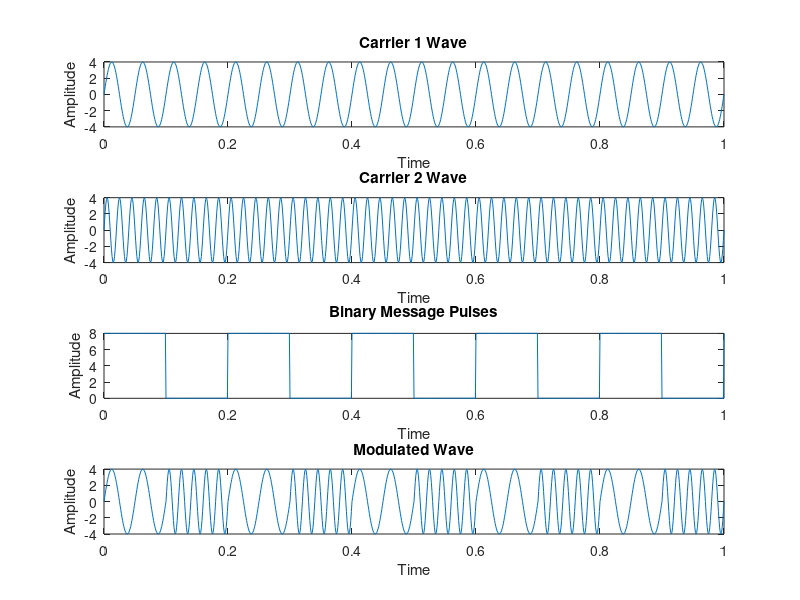

MATLAB code to generate this figure:
clc; 
fc1=20;
fc2=50;
fp=5;
amp=4;

t=0:0.001:1; 
c1=amp.*sin(2*pi*fc1*t);
c2=amp.*sin(2*pi*fc2*t);

m=amp.*square(2*pi*fp*t)+amp;

for i=0:1000 
    if m(i+1)==0
        mm(i+1)=c2(i+1);
        else
        mm(i+1)=c1(i+1);
    end
end

subplot(4,1,1); 
plot(t,c1)
xlabel('Time')
ylabel('Amplitude')
title('Carrier 1 Wave')

subplot(4,1,2) 
plot(t,c2)
xlabel('Time')
ylabel('Amplitude')
title('Carrier 2 Wave')


subplot(4,1,3) 
plot(t,m)
xlabel('Time')
ylabel('Amplitude')
title('Binary Message Pulses')

subplot(4,1,4) 
plot(t,mm)
xlabel('Time')
ylabel('Amplitude')
title('Modulated Wave')